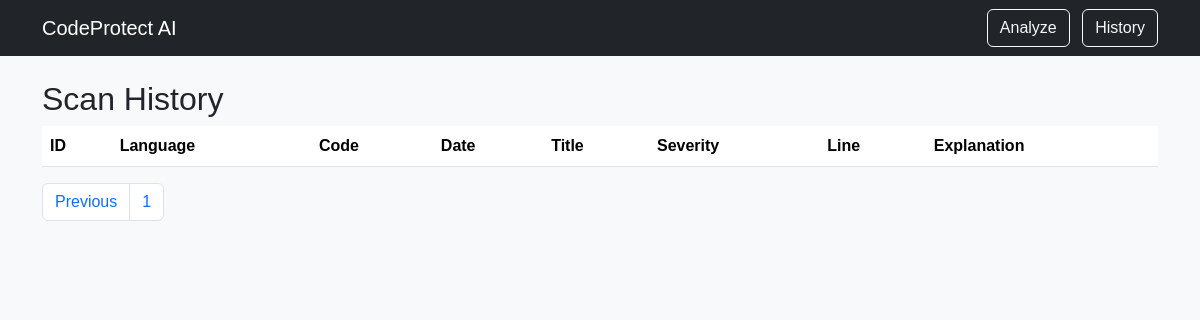
Page /history?page=2 on the earlier database version.
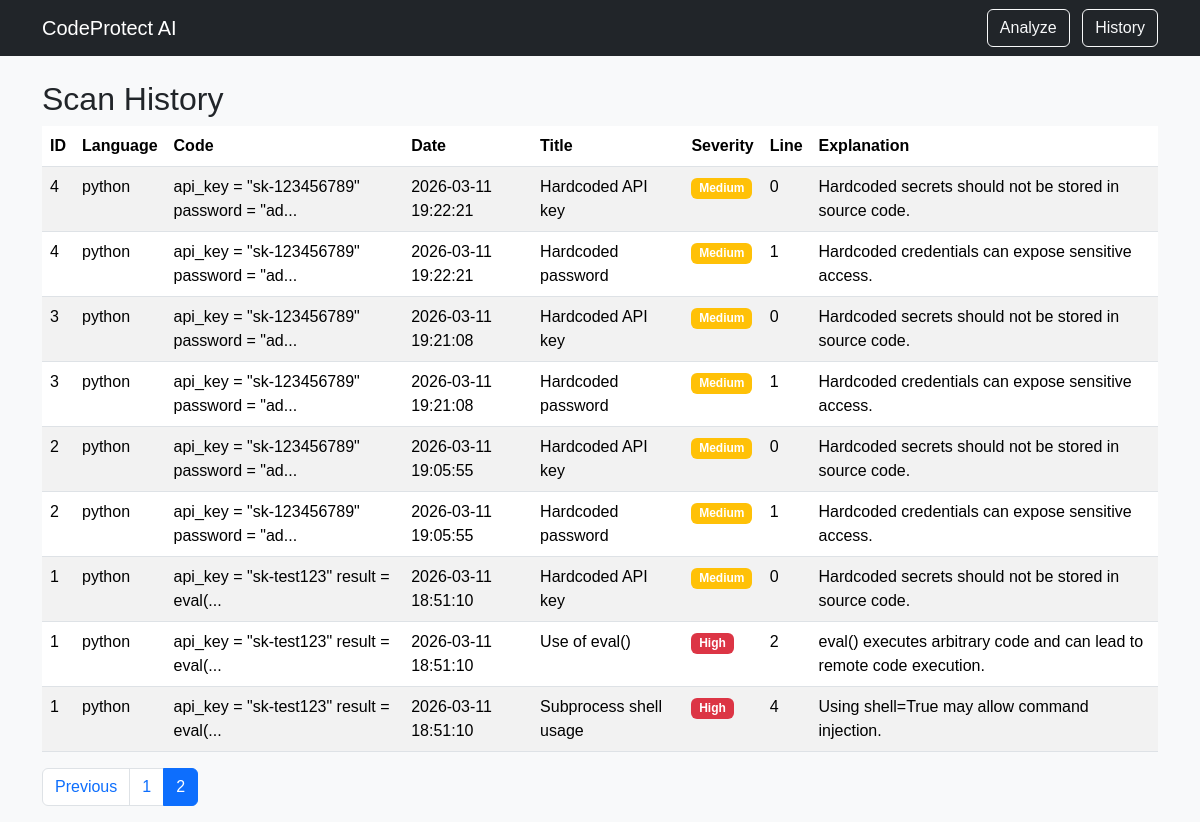
Same page on the later database version.
### tables this page shows
CREATE TABLE findings (
    id INTEGER PRIMARY KEY AUTOINCREMENT,
    scan_id INTEGER NOT NULL,
    title TEXT NOT NULL,
    severity TEXT NOT NULL,
    line INTEGER,
    explanation TEXT NOT NULL,
    FOREIGN KEY(scan_id) REFERENCES scans(id)
);

CREATE TABLE scans (
    id INTEGER PRIMARY KEY AUTOINCREMENT,
    language TEXT NOT NULL,
    code TEXT NOT NULL,
    created_at TIMESTAMP DEFAULT CURRENT_TIMESTAMP
);

### app.py (the view)
@app.route("/history", methods=["GET"])
def history():
    page = request.args.get("page", 1, type=int)
    per_page = 10
    offset = (page - 1) * per_page
    db = sqlite3.connect("scans.db")
    cursor = db.cursor()
    cursor.execute(
        "SELECT COUNT(*) FROM scans JOIN findings ON scans.id = findings.scan_id"
    )
    total_rows = cursor.fetchone()[0]
    cursor.execute(
        "SELECT * FROM scans JOIN findings ON scans.id = findings.scan_id ORDER BY created_at DESC LIMIT ? OFFSET ?",
        (per_page, offset),
    )
    history = cursor.fetchall()
    db.close()
    total_pages = math.ceil(total_rows / per_page)
    return render_template(
        "history.html", history=history, page=page, total_pages=total_pages
    )

### templates/history.html (shortened to what this page needs)
{% extends "base.html" %}
{% block content %}
<h2>Scan History</h2>
<table class="table table-striped">
<thead>
    <tr>
    <th>ID</th>
    <th>Language</th>
    <th>Code</th>
    <th>Date</th>
    <th>Title</th>
    <th>Severity</th>
    <th>Line</th>
    <th>Explanation</th>
    </tr>
</thead>
<tbody>
    {% for finding in history %}
        <tr>
        <td>{{ finding[0] }}</td>
        <td>{{ finding[1] }}</td>
        <td>{{ finding[2][:40] }}...</td>
        <td>{{ finding[3] }}</td>
        <td>{{ finding[6] }}</td>
        <td>
        <span class="badge
        {% if finding[7] == 'High' %}bg-danger
        {% elif finding[7] == 'Medium' %}bg-warning
        {% else %}bg-secondary
        {% endif %}">
        {{ finding[7] }}
        </span>
        </td>
        <td>{{ finding[8] }}</td>
        <td>{{ finding[9] }}</td>
        </tr>
    {% endfor %}
</tbody>
</table>
<nav>
    <ul class="pagination">
    {% if page > 1 %}
        <li class="page-item">
        <a class="page-link" href="/history?page={{ page-1 }}">Previous</a>
        </li>
    {% endif %}
    {% for p in range(1, total_pages + 1) %}
        <li class="page-item {% if p == page %}active{% endif %}">
        <a class="page-link" href="/history?page={{ p }}">{{ p }}</a>
        </li>
    {% endfor %}
    </ul>
</nav>
{% endblock %}

Differences in the rows shown:
added findings: finding "4", language "python", code "api_key = \"sk-123456789\" password = \"ad", created_at "2026-03-11 19:22:21", title "Hardcoded API key", severity "Medium", line "0", explanation "Hardcoded secrets should not be stored in source code."
added findings: finding "4", language "python", code "api_key = \"sk-123456789\" password = \"ad", created_at "2026-03-11 19:22:21", title "Hardcoded password", severity "Medium", line "1", explanation "Hardcoded credentials can expose sensitive access."
added findings: finding "3", language "python", code "api_key = \"sk-123456789\" password = \"ad", created_at "2026-03-11 19:21:08", title "Hardcoded API key", severity "Medium", line "0", explanation "Hardcoded secrets should not be stored in source code."
added findings: finding "3", language "python", code "api_key = \"sk-123456789\" password = \"ad", created_at "2026-03-11 19:21:08", title "Hardcoded password", severity "Medium", line "1", explanation "Hardcoded credentials can expose sensitive access."
now on this page (row unchanged): findings: finding "2", language "python", code "api_key = \"sk-123456789\" password = \"ad", created_at "2026-03-11 19:05:55", title "Hardcoded API key", severity "Medium", line "0", explanation "Hardcoded secrets should not be stored in source code."
now on this page (row unchanged): findings: finding "2", language "python", code "api_key = \"sk-123456789\" password = \"ad", created_at "2026-03-11 19:05:55", title "Hardcoded password", severity "Medium", line "1", explanation "Hardcoded credentials can expose sensitive access."
now on this page (row unchanged): findings: finding "1", language "python", code "api_key = \"sk-test123\" result = eval(", created_at "2026-03-11 18:51:10", title "Hardcoded API key", severity "Medium", line "0", explanation "Hardcoded secrets should not be stored in source code."
now on this page (row unchanged): findings: finding "1", language "python", code "api_key = \"sk-test123\" result = eval(", created_at "2026-03-11 18:51:10", title "Use of eval()", severity "High", line "2", explanation "eval() executes arbitrary code and can lead to remote code execution."
now on this page (row unchanged): findings: finding "1", language "python", code "api_key = \"sk-test123\" result = eval(", created_at "2026-03-11 18:51:10", title "Subprocess shell usage", severity "High", line "4", explanation "Using shell=True may allow command injection."
Other differences:
new list line: "2"
